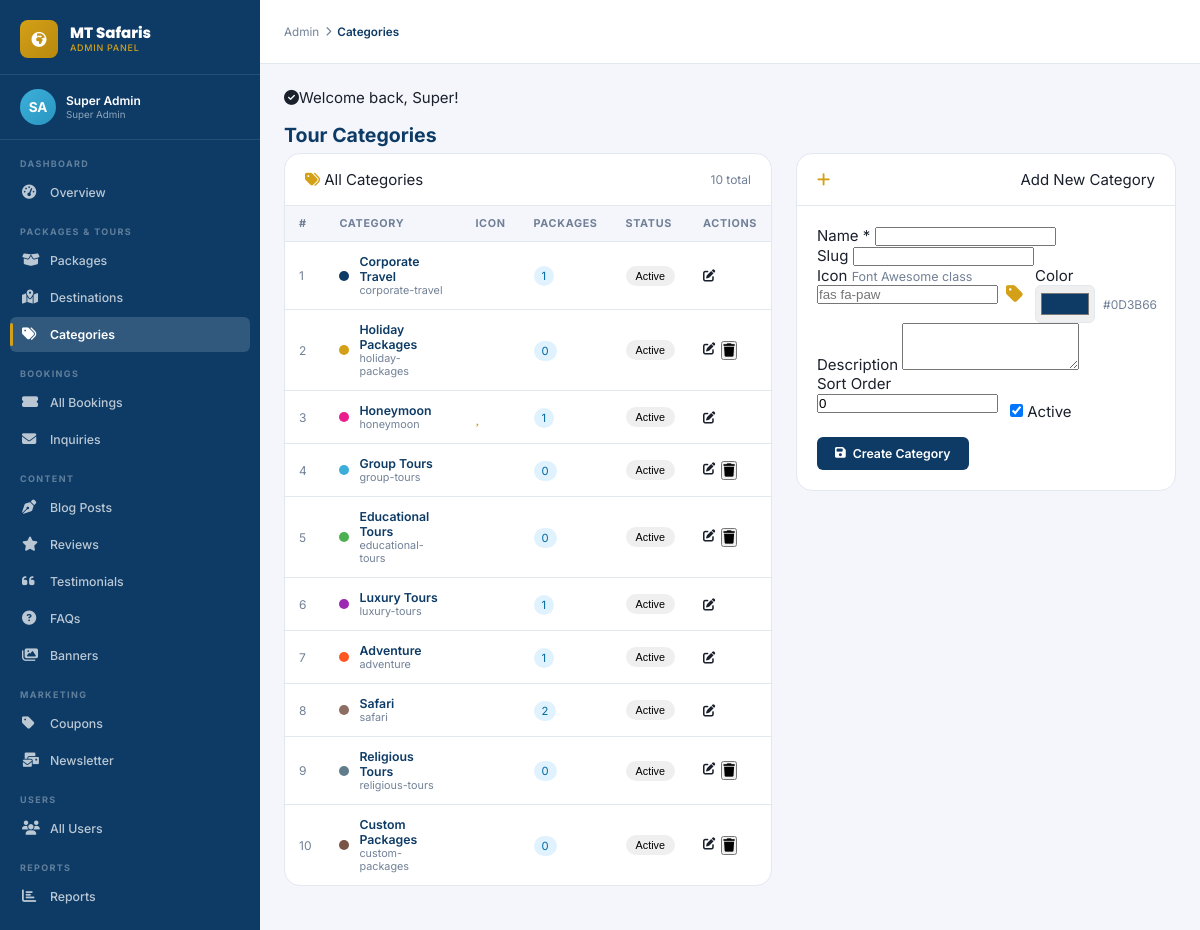
Screenshot of /admin/categories.php (signed in) with the database file from the repository.
### tables this page shows
CREATE TABLE `users` (
  `id`              INT UNSIGNED AUTO_INCREMENT PRIMARY KEY,
  `uuid`            CHAR(36) NOT NULL UNIQUE DEFAULT (UUID()),
  `first_name`      VARCHAR(100) NOT NULL,
  `last_name`       VARCHAR(100) NOT NULL,
  `email`           VARCHAR(191) NOT NULL UNIQUE,
  `phone`           VARCHAR(30),
  `password_hash`   VARCHAR(255) NOT NULL,
  `role`            ENUM('super_admin','travel_manager','booking_officer','content_editor','finance','customer_support','customer') NOT NULL DEFAULT 'customer',
  `status`          ENUM('active','inactive','suspended','pending') NOT NULL DEFAULT 'pending',
  `avatar`          VARCHAR(500),
  `email_verified`  TINYINT(1) NOT NULL DEFAULT 0,
  `email_verify_token` VARCHAR(100),
  `two_fa_enabled`  TINYINT(1) NOT NULL DEFAULT 0,
  `two_fa_secret`   VARCHAR(100),
  `remember_token`  VARCHAR(100),
  `last_login_at`   DATETIME,
  `last_login_ip`   VARCHAR(50),
  `created_at`      DATETIME NOT NULL DEFAULT CURRENT_TIMESTAMP,
  `updated_at`      DATETIME NOT NULL DEFAULT CURRENT_TIMESTAMP ON UPDATE CURRENT_TIMESTAMP,
  INDEX `idx_email`  (`email`),
  INDEX `idx_role`   (`role`),
  INDEX `idx_status` (`status`)
);

CREATE TABLE `categories` (
  `id`         INT UNSIGNED AUTO_INCREMENT PRIMARY KEY,
  `name`       VARCHAR(100) NOT NULL,
  `slug`       VARCHAR(120) NOT NULL UNIQUE,
  `icon`       VARCHAR(100),
  `image`      VARCHAR(500),
  `color`      VARCHAR(20),
  `description` TEXT,
  `is_active`  TINYINT(1) NOT NULL DEFAULT 1,
  `sort_order` TINYINT UNSIGNED NOT NULL DEFAULT 0
);

### includes/functions.php (called while the page is built, shortened)
<?php
require_once __DIR__ . '/db.php';
function h(string $str): string {
    return htmlspecialchars($str, ENT_QUOTES | ENT_HTML5, 'UTF-8');
}
function getFlash(): ?array {
    if (isset($_SESSION['flash'])) {
        $flash = $_SESSION['flash'];
        return $flash;
    }
    return null;
}
function url(string $path = ''): string {
    return APP_URL . '/' . ltrim($path, '/');
}
function isActive(string $page): string {
    return (basename($_SERVER['PHP_SELF']) === $page) ? 'active' : '';
}

### includes/db.php (called while the page is built, shortened)
<?php
class DB {
    private static ?PDO $instance = null;
    public static function conn(): PDO {
        if (self::$instance === null) {
            $dsn = sprintf('mysql:host=%s;port=%s;dbname=%s;charset=%s',
                DB_HOST, DB_PORT, DB_NAME, DB_CHARSET);
            $options = [
                PDO::ATTR_ERRMODE            => PDO::ERRMODE_EXCEPTION,
                PDO::ATTR_DEFAULT_FETCH_MODE => PDO::FETCH_ASSOC,
                PDO::ATTR_EMULATE_PREPARES   => false,
                PDO::MYSQL_ATTR_INIT_COMMAND => "SET NAMES " . DB_CHARSET . " COLLATE utf8mb4_unicode_ci",
            ];
            self::$instance = new PDO($dsn, DB_USER, DB_PASS, $options);
        }
        return self::$instance;
    }
    public static function query(string $sql, array $params = []): PDOStatement {
        $stmt = self::conn()->prepare($sql);
        $stmt->execute($params);
        return $stmt;
    }
    public static function row(string $sql, array $params = []): ?array {
        $result = self::query($sql, $params)->fetch();
        return $result ?: null;
    }
    public static function rows(string $sql, array $params = []): array {
        return self::query($sql, $params)->fetchAll();
    }
}

### includes/auth.php (called while the page is built, shortened)
<?php
require_once __DIR__ . '/db.php';
require_once __DIR__ . '/functions.php';
function currentUser(): ?array {
    static $user = null;
    if ($user === null) {
        $user = DB::row("SELECT id, uuid, first_name, last_name, email, phone, role, status, avatar
                         FROM users WHERE id = ? AND status = 'active'", [$_SESSION['user_id']]);
    }
    return $user;
}
function isLoggedIn(): bool {
    return currentUser() !== null;
}
function isAdmin(): bool {
    $user = currentUser();
    return $user && in_array($user['role'], ADMIN_ROLES);
}
function checkRememberToken(): void {
    if (isLoggedIn() || !isset($_COOKIE['remember_token'])) return;
}
checkRememberToken();

### admin/categories.php (the view, shortened to what this page needs)
<?php
require_once dirname(__DIR__) . '/includes/auth.php';
require_once dirname(__DIR__) . '/includes/functions.php';
$editId = (int)($_GET['edit'] ?? 0);
$editCat = $editId ? DB::row("SELECT * FROM categories WHERE id=?", [$editId]) : null;
$cats = DB::rows("SELECT c.*, (SELECT COUNT(*) FROM packages WHERE category_id=c.id AND is_active=1) AS pkg_count
                  FROM categories c ORDER BY c.sort_order ASC, c.name ASC");
?>
<!DOCTYPE html>
<html lang="en">
<head>
  <link rel="stylesheet" href="https://cdnjs.cloudflare.com/ajax/libs/font-awesome/6.5.1/css/all.min.css">
  <link rel="stylesheet" href="<?= url('assets/css/admin.css') ?>">
</head>
<body>
<?php require_once 'includes/sidebar.php'; ?>
<div class="admin-main">
  <header class="admin-header">
    <div class="admin-header-left">
      <div class="breadcrumb-admin">Admin <i class="fas fa-chevron-right" style="font-size:.65rem"></i> <span>Categories</span></div>
    </div>
  </header>
  <div class="admin-content">
    <?php $flash = getFlash(); if ($flash): ?>
    <div class="flash-msg flash-<?= h($flash['type']) ?>" style="margin-bottom:16px"><i class="fas fa-check-circle"></i><span><?= h($flash['message']) ?></span></div>
    <?php endif; ?>
    <div class="admin-page-title">Tour Categories</div>
    <div style="display:grid;grid-template-columns:1fr 380px;gap:24px;align-items:start">
      <div class="admin-card">
        <div class="admin-card-header" style="justify-content:space-between">
          <span><i class="fas fa-tags" style="color:var(--clr-gold)"></i> All Categories</span>
          <span style="font-size:.8rem;color:var(--clr-muted)"><?= count($cats) ?> total</span>
        </div>
        <div class="admin-card-body" style="padding:0">
          <table class="admin-table">
            <thead>
              <tr>
                <th style="width:40px">#</th>
                <th>Category</th>
                <th>Icon</th>
                <th>Packages</th>
                <th>Status</th>
                <th>Actions</th>
              </tr>
            </thead>
            <tbody>
              <?php if ($cats): foreach ($cats as $cat): ?>
              <tr>
                <td style="color:var(--clr-muted);font-size:.8rem"><?= $cat['sort_order'] ?></td>
                <td>
                  <div style="display:flex;align-items:center;gap:10px">
                    <?php if ($cat['color']): ?>
                    <div style="width:10px;height:10px;border-radius:50%;background:<?= h($cat['color']) ?>;flex-shrink:0"></div>
                    <?php endif; ?>
                    <div>
                      <div style="font-weight:600;color:var(--clr-primary)"><?= h($cat['name']) ?></div>
                      <div style="font-size:.72rem;color:var(--clr-muted)"><?= h($cat['slug']) ?></div>
                    </div>
                  </div>
                </td>
                <td>
                  <?php if ($cat['icon']): ?>
                  <i class="<?= h($cat['icon']) ?>" style="font-size:1.2rem;color:var(--clr-gold)"></i>
                  <?php else: ?>—<?php endif; ?>
                </td>
                <td>
                  <span style="background:#e0f2fe;color:#0369a1;padding:3px 8px;border-radius:20px;font-size:.75rem">
                    <?= $cat['pkg_count'] ?>
                  </span>
                </td>
                <td>
                  <form method="POST" style="display:inline">
                    <button type="submit" name="toggle" class="badge <?= $cat['is_active'] ? 'badge-success' : 'badge-danger' ?>"
                            style="border:none;cursor:pointer;padding:4px 10px;border-radius:20px;font-size:.72rem">
                      <?= $cat['is_active'] ? 'Active' : 'Inactive' ?>
                    </button>
                  </form>
                </td>
                <td>
                  <div style="display:flex;gap:6px">
                    <a href="<?= url('admin/categories.php?edit=' . $cat['id']) ?>" class="btn-icon-admin" title="Edit">
                      <i class="fas fa-edit"></i>
                    </a>
                    <?php if ($cat['pkg_count'] == 0): ?>
                    <form method="POST" style="display:inline" onsubmit="return confirm('Delete this category?')">
                      <button type="submit" name="delete" class="btn-icon-admin btn-icon-danger" title="Delete">
                        <i class="fas fa-trash"></i>
                      </button>
                    </form>
                    <?php endif; ?>
                  </div>
                </td>
              </tr>
              <?php endforeach; else: ?>
              <tr><td colspan="6" style="text-align:center;padding:32px;color:var(--clr-muted)">No categories yet.</td></tr>
              <?php endif; ?>
            </tbody>
          </table>
        </div>
      </div>
      <div class="admin-card">
        <div class="admin-card-header">
          <i class="fas fa-<?= $editCat ? 'edit' : 'plus' ?>" style="color:var(--clr-gold)"></i>
          <?= $editCat ? 'Edit Category' : 'Add New Category' ?>
        </div>
        <div class="admin-card-body">
          <form method="POST">
            <div class="form-group">
              <label class="form-label">Name <span class="text-danger">*</span></label>
              <input type="text" name="name" id="catName" value="<?= h($editCat['name'] ?? '') ?>" class="form-control" required>
            </div>
            <div class="form-group">
              <label class="form-label">Slug</label>
              <input type="text" name="slug" id="catSlug" value="<?= h($editCat['slug'] ?? '') ?>" class="form-control">
            </div>
            <div style="display:grid;grid-template-columns:1fr 1fr;gap:12px">
              <div class="form-group">
                <label class="form-label">Icon <small style="color:var(--clr-muted)">Font Awesome class</small></label>
                <div style="display:flex;gap:8px;align-items:center">
                  <input type="text" name="icon" id="catIcon" value="<?= h($editCat['icon'] ?? '') ?>" class="form-control" placeholder="fas fa-paw">
                  <i id="iconPreview" class="<?= h($editCat['icon'] ?? 'fas fa-tag') ?>" style="font-size:1.3rem;color:var(--clr-gold)"></i>
                </div>
              </div>
              <div class="form-group">
                <label class="form-label">Color</label>
                <div style="display:flex;gap:8px;align-items:center">
                  <input type="color" name="color" id="catColor" value="<?= h($editCat['color'] ?? '#0D3B66') ?>" style="height:38px;width:60px;padding:3px;border:1px solid #e2e8f0;border-radius:6px;cursor:pointer">
                  <span id="colorHex" style="font-size:.8rem;color:var(--clr-muted)"><?= h($editCat['color'] ?? '#0D3B66') ?></span>
                </div>
              </div>
            </div>
            <div class="form-group">
              <label class="form-label">Description</label>
              <textarea name="description" class="form-control" rows="3"><?= h($editCat['description'] ?? '') ?></textarea>
            </div>
            <div style="display:grid;grid-template-columns:1fr 1fr;gap:12px;margin-bottom:16px">
              <div class="form-group">
                <label class="form-label">Sort Order</label>
                <input type="number" name="sort_order" value="<?= (int)($editCat['sort_order'] ?? 0) ?>" class="form-control" min="0">
              </div>
              <div class="form-group" style="padding-top:28px">
                <label class="admin-toggle">
                  <input type="checkbox" name="is_active" <?= ($editCat['is_active'] ?? 1) ? 'checked' : '' ?>>
                  <span>Active</span>
                </label>
              </div>
            </div>
            <button type="submit" name="save" class="btn-admin btn-admin-primary btn-block">
              <i class="fas fa-save"></i> <?= $editCat ? 'Update Category' : 'Create Category' ?>
            </button>
          </form>
        </div>
      </div>
    </div>
  </div>
</div>
</body>
</html>

### admin/includes/sidebar.php (shortened to what this page needs)
<?php $adminUser = currentUser(); ?>
<aside class="admin-sidebar" id="adminSidebar">
  <div class="sidebar-brand">
    <div class="sidebar-brand-icon"><i class="fas fa-globe-africa"></i></div>
    <div>
      <div class="sidebar-brand-text">MT Safaris</div>
      <span class="sidebar-brand-sub">Admin Panel</span>
    </div>
  </div>
  <div class="sidebar-user">
    <div class="sidebar-user-avatar"><?= strtoupper(substr($adminUser['first_name'],0,1).substr($adminUser['last_name'],0,1)) ?></div>
    <div>
      <div class="sidebar-user-name"><?= h($adminUser['first_name'].' '.$adminUser['last_name']) ?></div>
      <div class="sidebar-user-role"><?= h(ROLES[$adminUser['role']]??$adminUser['role']) ?></div>
    </div>
  </div>
  <nav class="sidebar-nav">
    <div class="nav-section">Dashboard</div>
    <a href="<?= url('admin/') ?>" <?= basename($_SERVER['PHP_SELF'])==='index.php'&&dirname($_SERVER['PHP_SELF'])==='/admin'?'class="active"':'' ?>>
      <i class="fas fa-tachometer-alt"></i> Overview
    </a>
    <div class="nav-section">Packages & Tours</div>
    <a href="<?= url('admin/packages.php') ?>" <?= isActive('packages.php') === 'active' ? 'class="active"' : '' ?>>
      <i class="fas fa-box-open"></i> Packages
    </a>
    <a href="<?= url('admin/destinations.php') ?>" <?= isActive('destinations.php') === 'active' ? 'class="active"' : '' ?>>
      <i class="fas fa-map-marked-alt"></i> Destinations
    </a>
    <a href="<?= url('admin/categories.php') ?>" <?= isActive('categories.php') === 'active' ? 'class="active"' : '' ?>>
      <i class="fas fa-tags"></i> Categories
    </a>
    <div class="nav-section">Bookings</div>
    <a href="<?= url('admin/bookings.php') ?>" <?= isActive('bookings.php') === 'active' ? 'class="active"' : '' ?>>
      <i class="fas fa-ticket-alt"></i> All Bookings
    </a>
    <a href="<?= url('admin/inquiries.php') ?>" <?= isActive('inquiries.php') === 'active' ? 'class="active"' : '' ?>>
      <i class="fas fa-envelope"></i> Inquiries
    </a>
    <div class="nav-section">Content</div>
    <a href="<?= url('admin/blog.php') ?>" <?= isActive('blog.php') === 'active' ? 'class="active"' : '' ?>>
      <i class="fas fa-pen-nib"></i> Blog Posts
    </a>
    <a href="<?= url('admin/reviews.php') ?>" <?= isActive('reviews.php') === 'active' ? 'class="active"' : '' ?>>
      <i class="fas fa-star"></i> Reviews
    </a>
    <a href="<?= url('admin/testimonials.php') ?>" <?= isActive('testimonials.php') === 'active' ? 'class="active"' : '' ?>>
      <i class="fas fa-quote-left"></i> Testimonials
    </a>
    <a href="<?= url('admin/faqs.php') ?>" <?= isActive('faqs.php') === 'active' ? 'class="active"' : '' ?>>
      <i class="fas fa-question-circle"></i> FAQs
    </a>
    <a href="<?= url('admin/banners.php') ?>" <?= isActive('banners.php') === 'active' ? 'class="active"' : '' ?>>
      <i class="fas fa-images"></i> Banners
    </a>
    <div class="nav-section">Marketing</div>
    <a href="<?= url('admin/coupons.php') ?>" <?= isActive('coupons.php') === 'active' ? 'class="active"' : '' ?>>
      <i class="fas fa-tag"></i> Coupons
    </a>
    <a href="<?= url('admin/newsletter.php') ?>" <?= isActive('newsletter.php') === 'active' ? 'class="active"' : '' ?>>
      <i class="fas fa-mail-bulk"></i> Newsletter
    </a>
    <div class="nav-section">Users</div>
    <a href="<?= url('admin/users.php') ?>" <?= isActive('users.php') === 'active' ? 'class="active"' : '' ?>>
      <i class="fas fa-users"></i> All Users
    </a>
    <div class="nav-section">Reports</div>
    <a href="<?= url('admin/reports.php') ?>" <?= isActive('reports.php') === 'active' ? 'class="active"' : '' ?>>
      <i class="fas fa-chart-bar"></i> Reports
    </a>
    <div class="nav-section">System</div>
  </nav>
</aside>

### rows the page displays
users: first_name+last_name "SA", first_name+last_name "Super Admin", role "Super Admin"
categories: sort_order "1", name "Corporate Travel", slug "corporate-travel", pkg_count "1", is_active "Active"
categories: sort_order "2", name "Holiday Packages", slug "holiday-packages", pkg_count "0", is_active "Active"
categories: sort_order "3", name "Honeymoon", slug "honeymoon", pkg_count "1", is_active "Active"
categories: sort_order "4", name "Group Tours", slug "group-tours", pkg_count "0", is_active "Active"
categories: sort_order "5", name "Educational Tours", slug "educational-tours", pkg_count "0", is_active "Active"
categories: sort_order "6", name "Luxury Tours", slug "luxury-tours", pkg_count "1", is_active "Active"
categories: sort_order "7", name "Adventure", slug "adventure", pkg_count "1", is_active "Active"
categories: sort_order "8", name "Safari", slug "safari", pkg_count "2", is_active "Active"
categories: sort_order "9", name "Religious Tours", slug "religious-tours", pkg_count "0", is_active "Active"
categories: sort_order "10", name "Custom Packages", slug "custom-packages", pkg_count "0", is_active "Active"

### other values shown
$flash['message'] "Welcome back, Super!"
count($cats) "10"
$editCat['color'] "#0D3B66"
